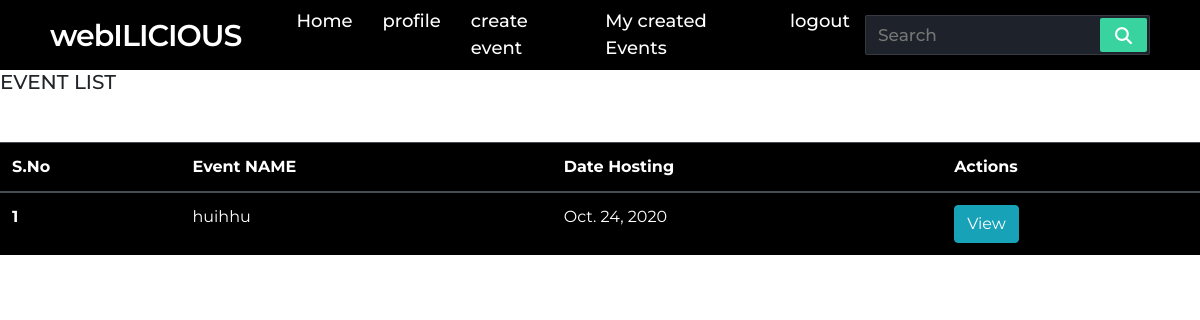
The page /user/viewEvents (signed in) on the database as committed earlier.
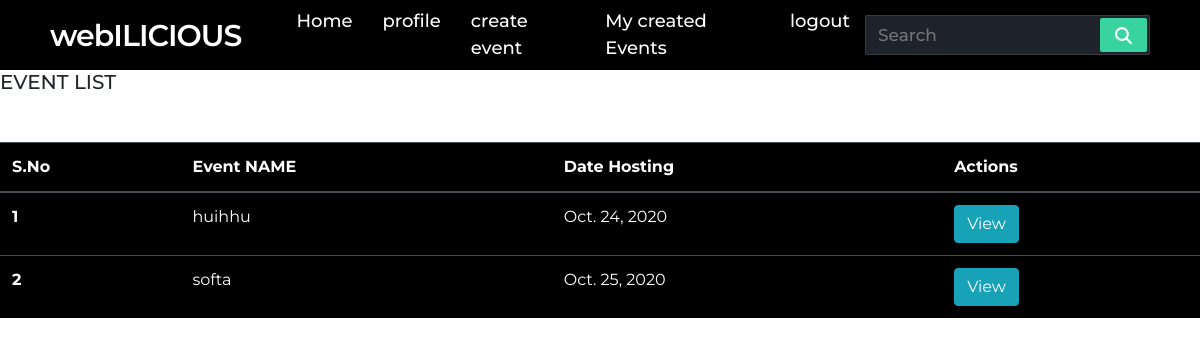
The same page on the database as committed later.
### user/models.py (models this page shows, shortened)
class Events(models.Model):
    hoster=models.ForeignKey(Profile,on_delete=models.CASCADE)
    name = models.CharField(max_length=100)
    description=models.CharField(max_length=100)
    fees = models.IntegerField()
    college = models.CharField(max_length=255)
    dateCreated= models.DateTimeField(auto_now_add=True)
    dateHost = models.DateField()

### user/views.py (the view)
# urls.py: path('viewEvents',views.viewEvents,name="viewEvents"),
def viewEvents(request):
    try:
        profile = Profile.objects.get(student_id=request.user.id)
        print(profile.college_name)
        events = Events.objects.filter(college = profile.college_name)
        context = {'events': events,'item' : profile}
    except:
        events = []
        context = {'events': events,'item' : profile}
    return render(request,'user/Viewevents.html',context)

### user/templates/user/ViewEvents.html (shortened to what this page needs)
{% extends 'user/base.html' %}
{% load static %}
{% block body %}
<h5>EVENT LIST </h5>
{% if item %}
<div class="  mt-5 table-responsive">
  <table class="table table-hover table-dark  " style="background-color:black" >
    <thead>
      <tr>
        <th scope="col">S.No</th>
        <th scope="col">Event NAME</th>
        <th scope="col">Date Hosting</th>
        <th scope="col">Actions</th>
      </tr>
    </thead>
    <tbody>
      {%  for i in events %}
      <tr>
        <th scope="row">{{ forloop.counter }}</th>
        <td>{{ i.name }}</td>
        <td>{{ i.dateHost }}</td>
        <td>
        <a href="{%url 'eventDetails' i.id %}" class="btn btn-info text-white">View</a>
        </td>
      </tr>
      {% endfor %}
      {% else %}
      <h6 style="margin-top: 100px;color: #c9302c"> No events created yet </h6>
      {% endif %}
{% endblock body %}

### user/templates/user/base.html (shortened to what this page needs)
{% load static %}
<!doctype html>
<html lang="en">
  <head>
    <link rel="stylesheet" href="https://stackpath.bootstrapcdn.com/bootstrap/4.5.2/css/bootstrap.min.css">
    <link rel="stylesheet" href="{% static 'css/base.css' %}">
  </head>
  <body >
    <nav class="nav-bar">
        <div class="logo">
        webILICIOUS</div>
        <div class="nav-items">
        <li><a href="{% url 'user' %}">Home</a></li>
         <li><a href="{%url 'createprofile'%}">profile</a></li>
        {% if item.is_ambassdor %}
        <li><a href="{%url 'createEvent'%}">create event</a></li>
        <li><a href="{%url 'myCreatedEvents'%}">My created Events</a></li>
        {% else %}
        <li><a href="{%url 'viewEvents'%}">View events</a></li>
        <li><a href="{%url 'appliedEvents'%}">Applied events</a></li>
        <li><a href="{%url 'contact'%}">Contact Us</a></li>
        {% endif %}
        <li><a href="{%url 'logout'%}">logout</a></li>
        </div>
        <form action="#">
                <input type="search" class="search-data" placeholder="Search" required>
                <button type="submit" class="fas fa-search"></button>
            </form>
        </nav>
{% block body %}
{% endblock body %}
  </body>
</html>

### static/css/base.css (style rules this page uses)
* { margin: 0; padding: 0; outline: none; box-sizing: border-box; font-family: 'Montserrat', sans-serif; }
nav { background: #000000; display: flex; flex-wrap: wrap; align-items: center; justify-content: space-between; height: 70px; padding: 0 100px; }
nav .logo { color: #fff; font-size: 30px; font-weight: 600; letter-spacing: -1px; }
nav .nav-items { display: flex; flex: 1; padding: 0 0 0 40px; }
nav .nav-items li { list-style: none; padding: 0 15px; }
nav .nav-items li a { color: #fff; font-size: 18px; font-weight: 500; text-decoration: none; }
nav form { display: flex; height: 40px; padding: 2px; background: #1e232b; min-width: 18%!important; border-radius: 2px; border: 1px solid rgba(155,155,155,0.2); }
nav form .search-data { width: 100%; height: 100%; padding: 0 10px; color: #fff; font-size: 17px; border: none; font-weight: 500; background: none; }
nav form button { padding: 0 15px; color: #fff; font-size: 17px; background: #38d39f; border: none; border-radius: 2px; cursor: pointer; }
@media (max-width: 1245px) { nav { padding: 0 50px; } }

Rows that differ between the two databases and show on the page:
added Events: name "softa", dateHost "Oct. 25, 2020"
